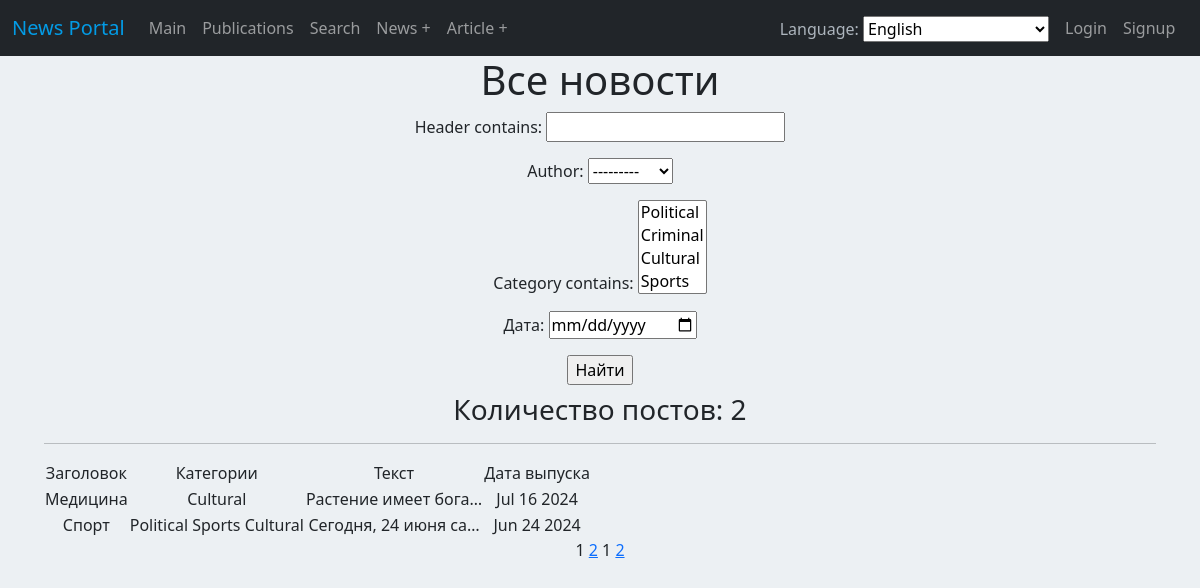
The app's page /news/search/ with its own data.
### news/models.py (models this page shows, shortened)
class Post(models.Model):
    news = 'NS'
    article = 'AR'
    POSITIONS = [
        (news, "Новость"),
        (article, "Статья")
    ]
    positions = models.CharField(max_length=2, choices=POSITIONS, default=news)
    author = models.ForeignKey(Author, on_delete=models.CASCADE)
    create_time = models.DateTimeField(auto_now_add = True)
    category = models.ManyToManyField(Category, through='PostCategory')
    header = models.CharField(max_length=255)
    text = models.TextField()
    rating = models.IntegerField(default=0)

class Category(models.Model):
    name = models.CharField(max_length=255, unique=True)
    subscribers = models.ManyToManyField(User, blank=True, null=True, related_name='categories')
    def __str__(self):
        return self.name.title()

### news/views.py (the view)
# urls.py: path('search/', PostSearch.as_view(), name='post_search'),
class PostSearch(ListView):
    model = Post
    ordering = '-create_time'
    template_name = 'news_search.html'
    context_object_name = 'news'
    paginate_by = 2
    def get_queryset(self):
        queryset = super().get_queryset()
        self.filterset = PostFilter(self.request.GET, queryset=queryset)
        return self.filterset.qs
    def get_context_data(self, **kwargs):
        context = super().get_context_data(**kwargs)
        context['filterset'] = self.filterset
        return context

### news/models.py (called while the page is built, shortened)
    def __str__(self):
        return f'{self.user}: {self.rating}'

### news/templatetags/custom_filters.py (called while the page is built)
@register.filter()
def censor(value):
   for word in censor_list:
      value = value.replace(word[1:], '*' * len(word[1:]))
   return value

### templates/news_search.html (shortened to what this page needs)
{% extends 'flatpages/default.html' %}
{% load custom_filters %}
{% load custom_tags %}
{% block content %}
   <h1>Все новости</h1>
   <form action="" method="get">
       {{ filterset.form.as_p }}
       <input type="submit" value="Найти" />
   </form>
   <h3>Количество постов: {{ news|length }}</h3>
   <hr>
   {% if news %}
       <table>
           <tr>
               <td>Заголовок</td>
               <td>Категории</td>
               <td>Текст</td>
               <td>Дата выпуска</td>
           </tr>
           {% for news in news %}
           <tr>
               <td>{{ news.header|censor }}</td>
               <td>
               {% for category in news.category.all %}
                 {{ category }}
               {% endfor %}
               </td>
               <td>{{ news.text|truncatechars:20|censor }}</td>
               <td>{{ news.create_time|date:'M d Y' }}</td>
           </tr>
           {% endfor %}
       </table>
   {% else %}
       <h2>Новостей нет!</h2>
   {% endif %}
   {{ page_obj.number }}
   {% if page_obj.has_next %}
       <a href="?page={{ page_obj.next_page_number }}">{{ page_obj.next_page_number }}</a>
   {% endif %}
{% endblock content %}

### records on screen
Post: header|censor "Медицина", text|censor "Растение имеет бога…", create_time "Jul 16 2024"
Category: name "Cultural"
Post: header|censor "Спорт", text|censor "Сегодня, 24 июня са…", create_time "Jun 24 2024"
Category: name "Political"
Category: name "Sports"

### other values on screen
{{ news|length }} "2"
{{ page_obj.number }} "1"
{{ page_obj.next_page_number }} "2"
